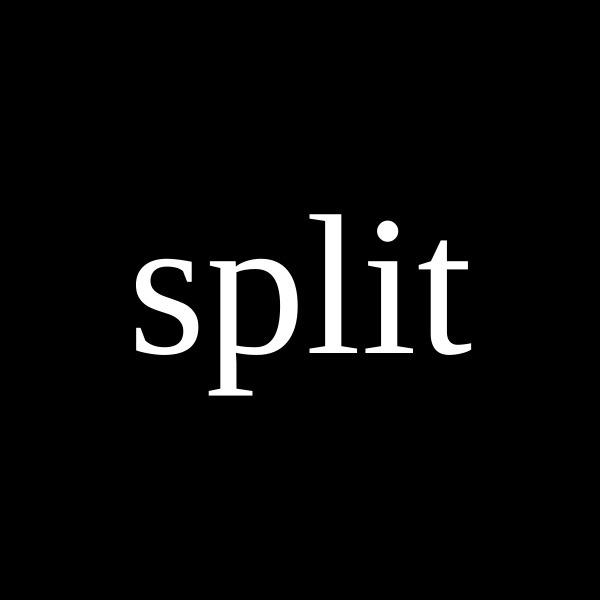
Frame 1 (no input)
Frame 60 (no input): identical to frame 1, image omitted
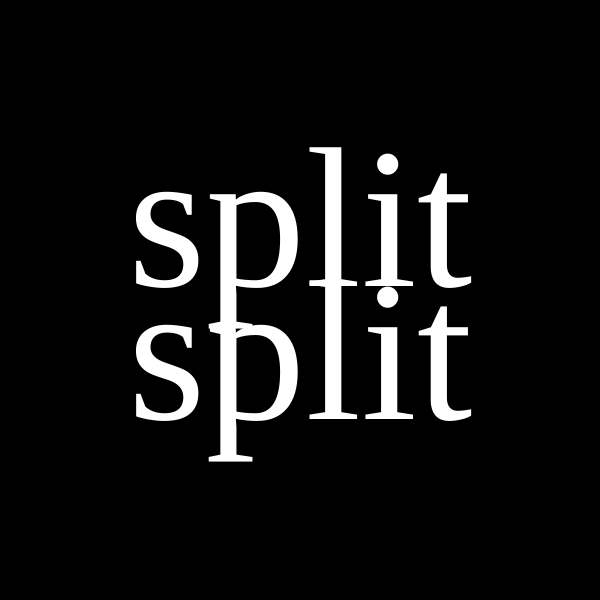
Frame 120 (the mouse pressed at the canvas centre since frame 60)

The p5.js sketch that drew these frames (run headless with seeded random() and noise() and a simulated clock; from frame 60 on, the mouse is pressed at the canvas centre):

// p5.js sketch
// ── sketch.js
// sketch.js

let anim;
let lineX = 100;
let lineX1 = 0;

let anim2;
let r = 255;
let g = 255;
let b = 255;


let anim3;
let re = 0;
let gr = 0;
let bl = 0; 
let t = 0;

let anim4;
let messagey = 300;
let messagey1 = 300;


function setup() {
  createCanvas(600, 600);
  anim = new AnimationTicker();
  anim.duration = 1000;
  anim2 = new AnimationTicker();
  anim2.duration = 1000;
  anim3 = new AnimationTicker();
  anim3.duration = 1000;
  anim4 = new AnimationTicker();
  anim4.duration = 3000;
  reset();
  textFont("Verdana");
}

function draw() {
  background(0);


  if (anim.isAnimating == true) {
    // things to do when we are animating

    anim.step();

    // this is where we compute the current value

    lineX = anim.linear(100,600);
  }

  if(anim2.isAnimating == true){
    anim2.step();
    r = anim2.easeInOutQuad(255,0);
    g = anim2.easeInOutQuad(255,0);
    b = anim2.easeInOutQuad(255,0);

  }


  if(anim3.isAnimating == true){
    anim3.step();

    re = anim3.easeInOutQuad(0,255);
    gr = anim3.easeInOutQuad(0,255);
    bl = anim3.easeInOutQuad(0,255);
    t = anim3.easeInOutQuad(0,255);

  }


  if(anim4.isAnimating == true){
    anim4.step();

    messagey = anim4.linear(300,100);
    messagey1 = anim4.linear(300,500);

  }



  let message = "split";
  fill(r,g,b);
  textSize(200);
  textAlign(CENTER, CENTER);
  textFont('Georgia');
  text(message, 300, 300);

 
  strokeWeight(20);
  line(0,310,lineX,310);

  let messageUp = "split";
  fill(re,gr,bl,t);
  textSize(200);
  textAlign(CENTER, CENTER);
  textFont('Georgia');
  text(messageUp, 300, messagey);


  let messageDown = "split";
  fill(re,gr,bl,t);
  textSize(200);
  textAlign(CENTER, CENTER);
  textFont('Georgia');
  text(messageDown, 300, messagey1);

}

function mousePressed() {
  // start the animation
  anim.start();
  anim2.start();
  anim3.start();
  anim4.start();
}

function reset() {
  lineX = 100;
  r = 255;
  g =255;
  b =255;
  re = 0;
  gr = 0;
  bl = 0; 
  t = 0;
  messagey = 300;
  messagey1 = 300;


}

function keyPressed() {
  // press "r" key, reset the start position
  if (key == "r") {
    reset();
  }
}


class AnimationTicker {
  constructor() {
    // Is the animation running?
    this.isAnimating = false;

    // t is a value 0-1 that indicates
    // how far the animation has progressed.
    this.t = 0.0;

    // When did the animation start?
    this.startTime = millis();

    // How many milliseconds will the animation run.
    this.duration = 2000;
  }

  start() {
    this.isAnimating = true;
    this.startTime = millis();
    this.t = 0.0;
  }

  step() {
    if (this.isAnimating == false) {
      return;
    }
    let currentMillis = millis();
    let timeElapsed = currentMillis - this.startTime;
    this.t = timeElapsed / this.duration;
    if (timeElapsed >= this.duration) {
      this.isAnimating = false;
      this.t = 1.0;
    }
  }

  // Use the current animation progress to interpolate
  // a value between start and stop values.
  linear(start, stop) {
    return map(this.t, 0.0, 1.0, start, stop);
  }

  easeInQuad(start, stop) {
    let tt = this.t * this.t;
    return map(tt, 0.0, 1.0, start, stop);
  }

  easeOutQuad(start, stop) {
    let tt = -(this.t * (this.t - 2.0));
    return map(tt, 0.0, 1.0, start, stop);
  }

  // Modeled after the piecewise quadratic
  // y = (1/2)((2x)^2)             ; [0, 0.5)
  // y = -(1/2)((2x-1)*(2x-3) - 1) ; [0.5, 1]
  easeInOutQuad(start, stop) {
    let tt = 0.0
    if (this.t < 0.5) {
        tt = 2.0 * this.t * this.t
    }
    else {
        tt = (-2.0 * this.t * this.t) + (4.0 * this.t) - 1.0;
    }
    return map(tt, 0.0, 1.0, start, stop);
  }
}




 
